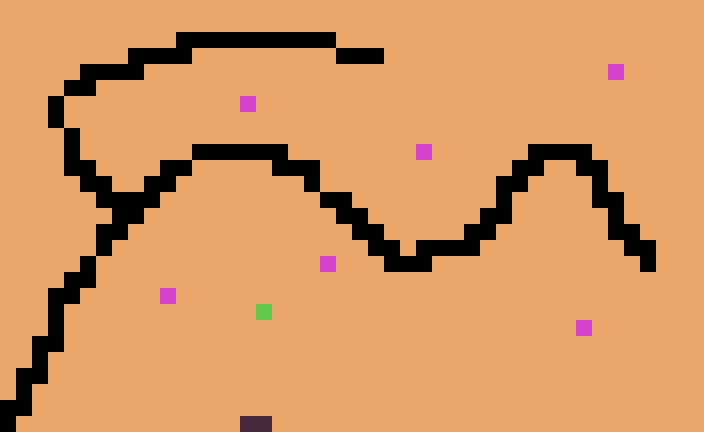

A level layout from a 2D game, rendered from its tile map. Below: a short description, then the map file with its tile-grid data intact:
An orthogonal 44x27 tile map with 16x16 px tiles, 2 tile layers (Tiles, IntGrid), 2 tilesets.

<map version="1.4" tiledversion="1.4.2" orientation="orthogonal" renderorder="right-down" compressionlevel="0" width="44" height="27" tilewidth="16" tileheight="16" infinite="0" backgroundcolor="#696A79" nextlayerid="3" nextobjectid="1"><tileset firstgid="1" name="Tilemap_packed" tilewidth="16" tileheight="16" tilecount="132" columns="12" objectalignment="topleft" margin="0" spacing="0"><image source="../../public/assets/tilemap_packed.png" width="192" height="176" /></tileset><tileset firstgid="133" name="IntGrid" tilewidth="16" tileheight="16" tilecount="5" columns="5" objectalignment="topleft"><image source="IntGrid.intgrid.png" width="80" height="16" /></tileset><layer id="1" name="Tiles" width="44" height="27" opacity="1"><data encoding="csv">49,49,49,49,49,49,49,49,49,49,49,49,49,49,49,49,49,49,49,49,49,49,49,49,49,49,49,49,49,49,49,49,49,49,49,49,49,49,49,49,49,49,49,49,49,49,49,49,49,49,49,49,49,49,49,49,49,49,49,49,49,49,49,49,49,49,49,49,49,49,49,49,49,49,49,49,49,49,49,49,49,49,49,49,49,49,49,49,49,49,49,49,49,49,49,49,49,49,49,41,41,41,41,41,41,41,41,41,41,49,49,49,49,49,49,49,49,49,49,49,49,49,49,49,49,49,49,49,49,49,49,49,49,49,49,49,49,49,49,49,41,41,41,41,49,49,49,49,49,49,49,49,49,41,41,41,49,49,49,49,49,49,49,49,49,49,49,49,49,49,49,49,49,49,49,49,49,49,49,49,49,41,41,41,41,49,49,49,49,49,49,49,49,49,49,49,49,49,49,49,49,49,49,49,49,49,49,49,49,49,49,49,49,49,49,49,49,49,49,49,49,49,49,49,41,41,49,49,49,49,49,49,49,49,49,49,49,49,49,49,49,49,49,49,49,49,49,49,49,49,49,49,49,49,49,49,49,49,49,49,49,49,49,49,49,49,49,41,49,49,49,49,49,49,49,49,49,49,49,49,49,49,49,49,49,49,49,49,49,49,49,49,49,49,49,49,49,49,49,49,49,49,49,49,49,49,49,49,49,49,49,41,49,49,49,49,49,49,49,49,49,49,49,49,49,49,49,49,49,49,49,49,49,49,49,49,49,49,49,49,49,49,49,49,49,49,49,49,49,49,49,49,49,49,49,49,41,49,49,49,49,49,49,49,49,49,49,49,49,49,49,49,49,49,49,49,49,49,49,49,49,49,49,49,49,49,49,49,49,49,49,49,49,49,49,49,49,49,49,49,41,49,49,49,49,49,49,49,41,41,41,41,41,41,49,49,49,49,49,49,49,49,49,49,49,49,49,49,49,41,41,41,41,49,49,49,49,49,49,49,49,49,49,49,41,41,49,49,49,49,41,41,49,49,49,49,49,41,41,41,49,49,49,49,49,49,49,49,49,49,49,49,41,41,49,49,41,41,49,49,49,49,49,49,49,49,49,49,49,41,41,49,49,41,41,49,49,49,49,49,49,49,49,41,49,49,49,49,49,49,49,49,49,49,49,41,41,49,49,49,49,41,49,49,49,49,49,49,49,49,49,49,49,49,41,41,41,41,49,49,49,49,49,49,49,49,49,49,41,41,49,49,49,49,49,49,49,49,49,41,49,49,49,49,49,41,41,49,49,49,49,49,49,49,49,49,49,49,49,41,41,49,49,49,49,49,49,49,49,49,49,49,49,41,41,49,49,49,49,49,49,49,41,41,49,49,49,49,49,49,41,49,49,49,49,49,49,49,49,49,49,49,41,41,49,49,49,49,49,49,49,49,49,49,49,49,49,49,41,41,49,49,49,49,49,41,41,49,49,49,49,49,49,49,41,41,49,49,49,49,49,49,49,49,49,49,41,49,49,49,49,49,49,49,49,49,49,49,49,49,49,49,49,41,41,49,41,41,41,41,49,49,49,49,49,49,49,49,49,41,41,49,49,49,49,49,49,49,49,41,49,49,49,49,49,49,49,49,49,49,49,49,49,49,49,49,49,49,41,41,41,49,49,49,49,49,49,49,49,49,49,49,49,49,41,49,49,49,49,49,49,49,41,41,49,49,49,49,49,49,49,49,49,49,49,49,49,49,49,49,49,49,49,49,49,49,49,49,49,49,49,49,49,49,49,49,49,49,49,49,49,49,49,49,49,41,41,49,49,49,49,49,49,49,49,49,49,49,49,49,49,49,49,49,49,49,49,49,49,49,49,49,49,49,49,49,49,49,49,49,49,49,49,49,49,49,49,49,49,41,49,49,49,49,49,49,49,49,49,49,49,49,49,49,49,49,49,49,49,49,49,49,49,49,49,49,49,49,49,49,49,49,49,49,49,49,49,49,49,49,49,49,49,41,49,49,49,49,49,49,49,49,49,49,49,49,49,49,49,49,49,49,49,49,49,49,49,49,49,49,49,49,49,49,49,49,49,49,49,49,49,49,49,49,49,49,41,41,49,49,49,49,49,49,49,49,49,49,49,49,49,49,49,49,49,49,49,49,49,49,49,49,49,49,49,49,49,49,49,49,49,49,49,49,49,49,49,49,49,49,41,49,49,49,49,49,49,49,49,49,49,49,49,49,49,49,49,49,49,49,49,49,49,49,49,49,49,49,49,49,49,49,49,49,49,49,49,49,49,49,49,49,49,41,41,49,49,49,49,49,49,49,49,49,49,49,49,49,49,49,49,49,49,49,49,49,49,49,49,49,49,49,49,49,49,49,49,49,49,49,49,49,49,49,49,49,49,41,49,49,49,49,49,49,49,49,49,49,49,49,49,49,49,49,49,49,49,49,49,49,49,49,49,49,49,49,49,49,49,49,49,49,49,49,49,49,49,49,49,49,41,41,49,49,49,49,49,49,49,49,49,49,49,49,49,49,49,49,49,49,49,49,49,49,49,49,49,49,49,49,49,49,49,49,49,49,49,49,49,49,49,49,49,49,41,49,49,49,49,49,49,49,49,49,49,49,49,49,49,47,48,49,49,49,49,49,49,49,49,49,49,49,49,49,49,49,49,49,49,49,49,49,49,49,49,49,49,49</data></layer><layer id="2" name="IntGrid" width="44" height="27" opacity="1"><data encoding="csv">0,0,0,0,0,0,0,0,0,0,0,0,0,0,0,0,0,0,0,0,0,0,0,0,0,0,0,0,0,0,0,0,0,0,0,0,0,0,0,0,0,0,0,0,0,0,0,0,0,0,0,0,0,0,0,0,0,0,0,0,0,0,0,0,0,0,0,0,0,0,0,0,0,0,0,0,0,0,0,0,0,0,0,0,0,0,0,0,0,0,0,0,0,0,0,0,0,0,0,133,133,133,133,133,133,133,133,133,133,0,0,0,0,0,0,0,0,0,0,0,0,0,0,0,0,0,0,0,0,0,0,0,0,0,0,0,0,0,0,0,133,133,133,133,0,0,0,0,0,0,0,0,0,133,133,133,0,0,0,0,0,0,0,0,0,0,0,0,0,0,0,0,0,0,0,0,0,0,0,0,0,133,133,133,133,0,0,0,0,0,0,0,0,0,0,0,0,0,0,0,0,0,0,0,0,0,0,0,0,0,0,0,0,0,137,0,0,0,0,0,0,0,0,0,133,133,0,0,0,0,0,0,0,0,0,0,0,0,0,0,0,0,0,0,0,0,0,0,0,0,0,0,0,0,0,0,0,0,0,0,0,0,0,0,0,0,0,133,0,0,0,0,0,0,0,0,0,0,0,137,0,0,0,0,0,0,0,0,0,0,0,0,0,0,0,0,0,0,0,0,0,0,0,0,0,0,0,0,0,0,0,133,0,0,0,0,0,0,0,0,0,0,0,0,0,0,0,0,0,0,0,0,0,0,0,0,0,0,0,0,0,0,0,0,0,0,0,0,0,0,0,0,0,0,0,0,133,0,0,0,0,0,0,0,0,0,0,0,0,0,0,0,0,0,0,0,0,0,0,0,0,0,0,0,0,0,0,0,0,0,0,0,0,0,0,0,0,0,0,0,133,0,0,0,0,0,0,0,133,133,133,133,133,133,0,0,0,0,0,0,0,0,137,0,0,0,0,0,0,133,133,133,133,0,0,0,0,0,0,0,0,0,0,0,133,133,0,0,0,0,133,133,0,0,0,0,0,133,133,133,0,0,0,0,0,0,0,0,0,0,0,0,133,133,0,0,133,133,0,0,0,0,0,0,0,0,0,0,0,133,133,0,0,133,133,0,0,0,0,0,0,0,0,133,0,0,0,0,0,0,0,0,0,0,0,133,133,0,0,0,0,133,0,0,0,0,0,0,0,0,0,0,0,0,133,133,133,133,0,0,0,0,0,0,0,0,0,0,133,133,0,0,0,0,0,0,0,0,0,133,0,0,0,0,0,133,133,0,0,0,0,0,0,0,0,0,0,0,0,133,133,0,0,0,0,0,0,0,0,0,0,0,0,133,133,0,0,0,0,0,0,0,133,133,0,0,0,0,0,0,133,0,0,0,0,0,0,0,0,0,0,0,133,133,0,0,0,0,0,0,0,0,0,0,0,0,0,0,133,133,0,0,0,0,0,133,133,0,0,0,0,0,0,0,133,133,0,0,0,0,0,0,0,0,0,0,133,0,0,0,0,0,0,0,0,0,0,0,0,0,0,0,0,133,133,0,133,133,133,133,0,0,0,0,0,0,0,0,0,133,133,0,0,0,0,0,0,0,0,133,0,0,0,0,0,0,0,0,0,0,0,0,0,0,137,0,0,0,133,133,133,0,0,0,0,0,0,0,0,0,0,0,0,0,133,0,0,0,0,0,0,0,133,133,0,0,0,0,0,0,0,0,0,0,0,0,0,0,0,0,0,0,0,0,0,0,0,0,0,0,0,0,0,0,0,0,0,0,0,0,0,0,0,0,0,133,133,0,0,0,0,0,137,0,0,0,0,0,0,0,0,0,0,0,0,0,0,0,0,0,0,0,0,0,0,0,0,0,0,0,0,0,0,0,0,0,0,0,0,133,0,0,0,0,0,0,0,0,0,0,0,0,136,0,0,0,0,0,0,0,0,0,0,0,0,0,0,0,0,0,0,0,0,0,0,0,0,0,0,0,0,0,0,133,0,0,0,0,0,0,0,0,0,0,0,0,0,0,0,0,0,0,0,0,0,0,0,0,0,0,0,0,0,0,0,0,137,0,0,0,0,0,0,0,0,0,133,133,0,0,0,0,0,0,0,0,0,0,0,0,0,0,0,0,0,0,0,0,0,0,0,0,0,0,0,0,0,0,0,0,0,0,0,0,0,0,0,0,0,0,133,0,0,0,0,0,0,0,0,0,0,0,0,0,0,0,0,0,0,0,0,0,0,0,0,0,0,0,0,0,0,0,0,0,0,0,0,0,0,0,0,0,0,133,133,0,0,0,0,0,0,0,0,0,0,0,0,0,0,0,0,0,0,0,0,0,0,0,0,0,0,0,0,0,0,0,0,0,0,0,0,0,0,0,0,0,0,133,0,0,0,0,0,0,0,0,0,0,0,0,0,0,0,0,0,0,0,0,0,0,0,0,0,0,0,0,0,0,0,0,0,0,0,0,0,0,0,0,0,0,133,133,0,0,0,0,0,0,0,0,0,0,0,0,0,0,0,0,0,0,0,0,0,0,0,0,0,0,0,0,0,0,0,0,0,0,0,0,0,0,0,0,0,0,133,0,0,0,0,0,0,0,0,0,0,0,0,0,0,135,135,0,0,0,0,0,0,0,0,0,0,0,0,0,0,0,0,0,0,0,0,0,0,0,0,0,0,0</data></layer></map>
